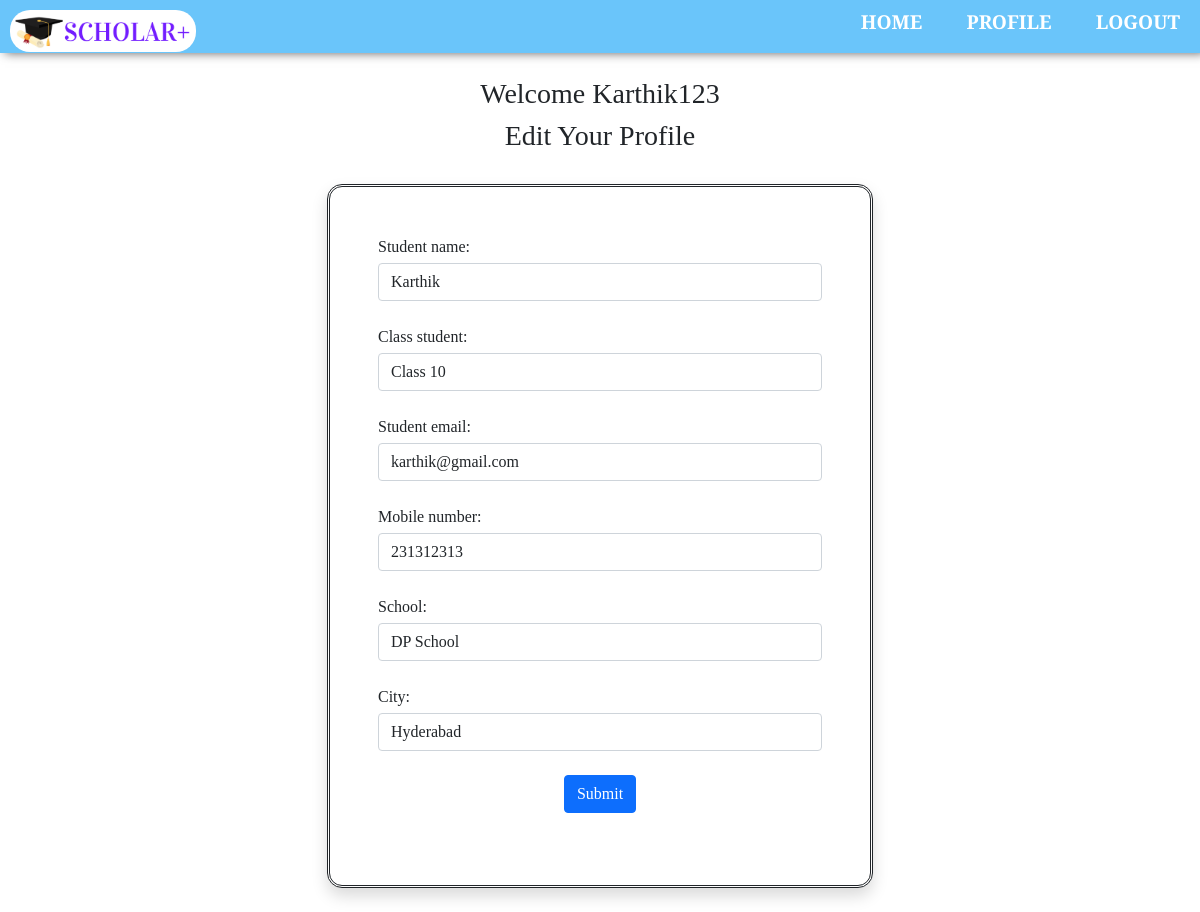
/editprofile/13 (signed in), run on the app's committed database.
### app/models.py (models this page shows, shortened)
class StudentProfile(models.Model):
    user = models.ForeignKey(User, on_delete=models.CASCADE)
    student_name = models.CharField(max_length=200)
    class_student = models.CharField(
        max_length=100, choices=CLASSES)
    student_email = models.EmailField(max_length=200)
    mobile_number = models.IntegerField()
    school = models.CharField(max_length=200)
    city = models.CharField(max_length=200)

### app/views.py (the view)
# urls.py: path('editprofile/<profile_id>', views.edit_profile, name='editprofile'),
def edit_profile(request, profile_id):
    if request.user.is_authenticated:
        if request.method == 'POST':
            user = request.user
            todo = StudentProfile.objects.get(pk=profile_id, user=user)
            form = Studentprofile(request.POST or None, instance=todo)
            if form.is_valid():
                form.save()
                messages.info(request, ('Profile has been Edited!'))
            form = Studentprofile()
            return render(request, 'editprofile.html', {'form': form})
        else:
            user = request.user
            todo = StudentProfile.objects.get(pk=profile_id, user=user)
            form = Studentprofile(request.POST or None, instance=todo)
            return render(request, 'editprofile.html', {'form': form})

### app/forms.py
class Studentprofile(forms.ModelForm):
    class Meta:
        model = StudentProfile
        fields = ['student_name', 'class_student',
                  'student_email', 'mobile_number', 'school', 'city']
        widgets = {'student_name': forms.TextInput(attrs={'class': 'form-control'}),
                   'class_student': forms.Select(attrs={'class': 'form-control'}),
                   'student_email': forms.EmailInput(attrs={'class': 'form-control'}),
                   'mobile_number': forms.NumberInput(attrs={'class': 'form-control'}),
                   'school': forms.TextInput(attrs={'class': 'form-control'}),
                   'city': forms.TextInput(attrs={'class': 'form-control'})}

### app/templates/editprofile.html (shortened to what this page needs)
<!doctype html>
<html lang="en">
  <head>
    <link rel="stylesheet" href="/static/css/logincss.css">
    <link href="https://cdn.jsdelivr.net/npm/bootstrap@5.1.2/dist/css/bootstrap.min.css" rel="stylesheet">
  </head>
  <body>
  <div class="banner">
            <div class="navbar">
                <img src="/static/images/logo.png" class="logo">
                <ul>
                <li><a href="{% url 'homepage' %}" style="color:white"><b>HOME</b></a></li>
                <li><a href="{% url 'profile' %}" style="color:white"><b>PROFILE</b></a></li>
                <li><a href="{% url 'logout' %}" style="color:white"><b>LOGOUT</b></a></li>
                </ul>
            </div>
    <div class="container">
      <div class="row my-3 mt-4">
        <div class="col-sm-6 offset-sm-3 mb-4">
          <h3 align="center">Welcome {{request.user.username|capfirst}}</h3>
          <h3 align="center">Edit Your Profile</h3>
          <br />
            <form action="" method="post" novalidate class="shadow p-5" style="border-radius:15px ; border-style:solid ; border-style: double; background-color: white" ;>
            {% for fm in form %}
                <div class="form-group mb-4">
                <div class="forlabel mb-1">
                {{fm.label_tag}}</div>{{fm}}
                </div>
              {% endfor %}
              <div class="buttonone" align="center">
              <input type="submit" value="Submit" class="btn btn-primary"/>
              </div>
              <br />
            </form>
        </div>
      </div>
    </div>
  </body>
</html>

### app/static/css/logincss.css (style rules this page uses)
* { margin: 0; padding: 0; font-family: 'Arvo', serif; }
.banner { width: 100%; height: 100vh; background-size: cover; background-position: center; }
.navbar { width: 100%; margin: auto; padding: 15px 0; display: flex; align-items: center; justify-content: space-between; background-color:rgb(106, 197, 250);; box-shadow: 5px 0px 10px rgb(97, 96, 96); font-family:'Times New Roman', Times, serif; height: 1.4cm; }
.logo { width: 186px; cursor: pointer; border-radius: 20px; margin-left: 10px; float: left }
.navbar ul li { list-style: none; display: inline-block; margin: 0 20px; position: relative; }
.navbar ul li a { text-decoration: none; color: rgb(255, 255, 255); text-transform: uppercase; font-size:120%; font-family:Cambria, Cochin, Georgia, Times, 'Times New Roman', serif; }
.navbar ul li::after { content: ''; height: 3px; border-radius: 3px; width: 0; background:rgb(255, 255, 255); position: absolute; left: 0; bottom: -10px; transition: 0.07s; }
* { margin: 0; padding: 0; box-sizing: border-box; font-family: 'Arvo', serif; }
body { justify-content: center; align-items: center; display: flex; background-color: rgb(255, 255, 255); background-image: linear-gradient(rgba(255, 255, 255, 0.5),rgba(255, 255, 255, 0.5)),url(/static/images/background.jpg); min-height: 100vh; background-attachment: fixed; background-size: cover; background-position: left; }

### data on the page
StudentProfile: form "Karthik" "Class 10" "karthik@gmail.com" "231312313" "DP School" "Hyderabad"

### other printed values
{{ request.user.username|capfirst }} "Karthik123"
{{ fm.label_tag }} "Student name:" "Class student:" "Student email:" "Mobile number:" "School:" "City:"
